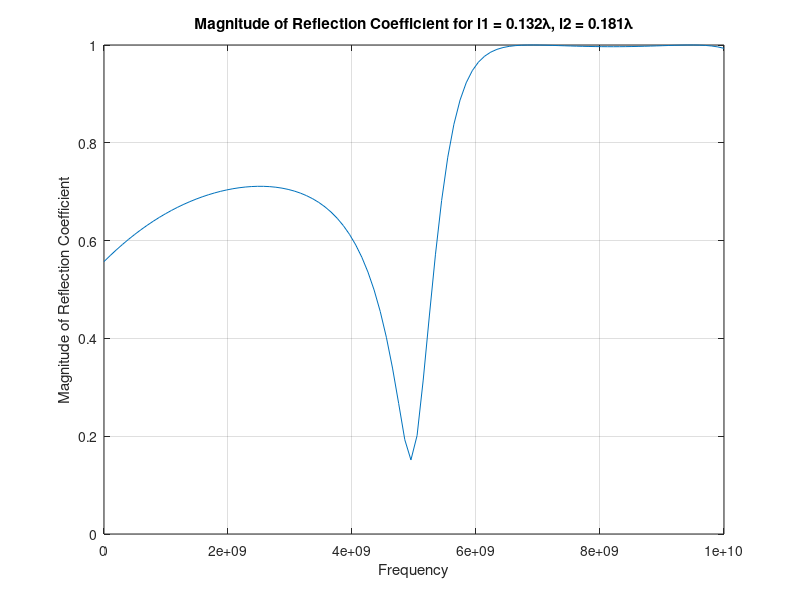
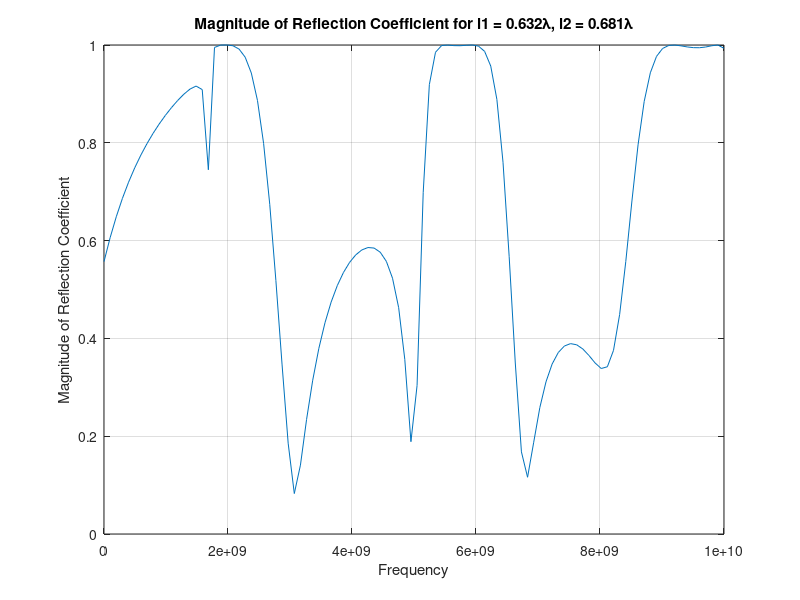

Reproduce these figures in MATLAB, in order.
% Initializing Variables
Z0 = 50; 
ZL = 20 - 1i*30; 
f0 = 5*10^9; 
N = 101;
l1_values = [0.132, 0.632];
l2_values = [0.181, 0.681];

% f vector
f = 0:(2*f0/N):(2*f0);

Y0 = 1/Z0;
YL = 1/ZL;

for i = 1:length(l1_values)
    l1 = l1_values(i);
    l2 = l2_values(i);
    
    Yopen1 = 1i*Y0*tan(l1*2*pi*f/f0);

    Yin1 = YL + Yopen1;
    Zin1 = 1./Yin1;

    ZL1 = Z0*((Zin1 + 1i*Z0*tan(0.125*2*pi*f/f0))./(Z0 + 1i*Zin1.*tan(0.125*2*pi*f/f0)));
    YL1 = 1./ZL1;

    Yopen2 = 1i*Y0*tan(l2*2*pi*f/f0); 

    Yin = Yopen2 + YL1;
    Zin = 1./Yin;

    S11 = abs((Zin - Z0)./(Zin + Z0));

    % Plot 
    figure;
    plot(f, S11);
    xlabel('Frequency');
    ylabel('Magnitude of Reflection Coefficient');
    title(['Magnitude of Reflection Coefficient for l1 = ', num2str(l1), 'λ, l2 = ', num2str(l2), 'λ']);
    grid on;
end

